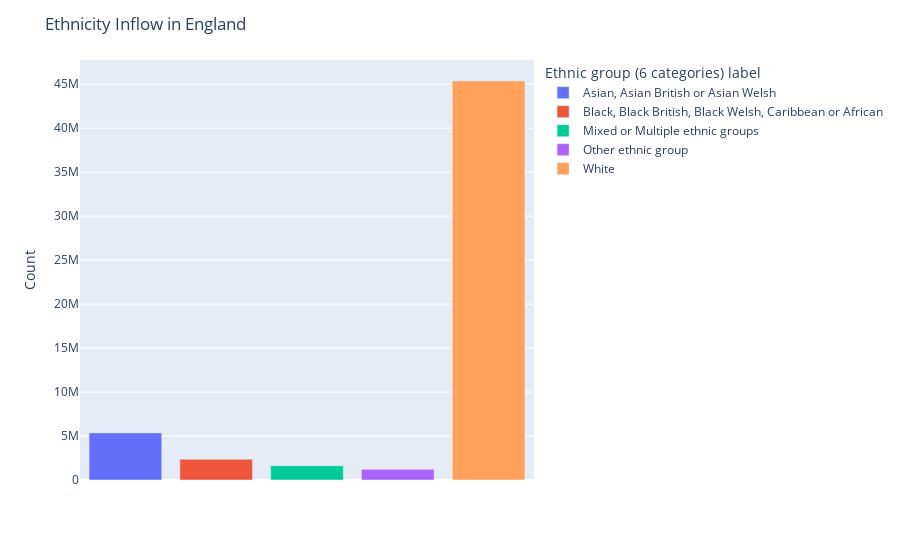
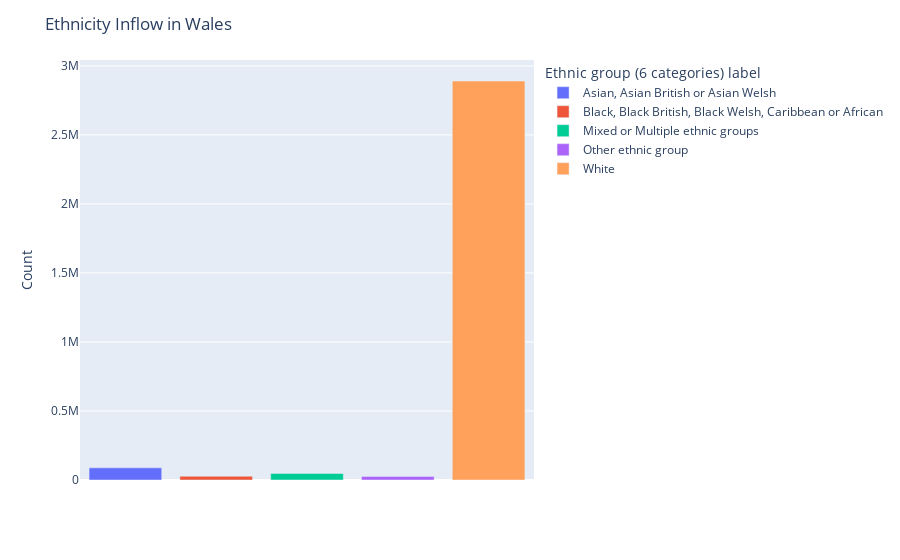

The code cell stored with these charts, in order, in its notebook:
### Code cell
#groupby ethnicity and count
eth_catergory = mig_ctry_in_df.groupby(['Countries label', 'Ethnic group (6 categories) label'])['Count'].sum().reset_index()
# eth_catergory

# Get unique countries
unique_countries = eth_catergory['Countries label'].unique()

# Create a graph for each country
for country in unique_countries:
    country_data = eth_catergory[eth_catergory['Countries label'] == country]

    # Create a bar graph for the current country with colors based on migration categories
    fig = px.bar(country_data, x='Ethnic group (6 categories) label', y='Count',
                 labels={'Count': 'Ethnicity Count'}, color='Ethnic group (6 categories) label')

    fig.update_layout(
        title=f'Ethnicity Inflow in {country}',
        xaxis_title='',
        yaxis_title='Count',
    )

    # Remove the x-axis tick labels
    fig.update_xaxes(showticklabels=False)

    # Show the plot for the current country
    fig.show()

### Figure 1 — Plotly figure (JSON) as saved in the notebook; plotly's stock layout.template omitted (floating-point values rounded to 4 significant figures)
{"data": [{"alignmentgroup": "True", "hovertemplate": "Ethnic group (6 categories) label=%{x}<br>Ethnicity Count=%{y}<extra></extra>", "legendgroup": "Asian, Asian British or Asian Welsh", "marker": {"color": "#636efa", "pattern": {"shape": ""}}, "name": "Asian, Asian British or Asian Welsh", "offsetgroup": "Asian, Asian British or Asian Welsh", "orientation": "v", "showlegend": true, "textposition": "auto", "type": "bar", "x": ["Asian, Asian British or Asian Welsh"], "xaxis": "x", "y": [5355968], "yaxis": "y"}, {"alignmentgroup": "True", "hovertemplate": "Ethnic group (6 categories) label=%{x}<br>Ethnicity Count=%{y}<extra></extra>", "legendgroup": "Black, Black British, Black Welsh, Caribbean or African", "marker": {"color": "#EF553B", "pattern": {"shape": ""}}, "name": "Black, Black British, Black Welsh, Caribbean or African", "offsetgroup": "Black, Black British, Black Welsh, Caribbean or African", "orientation": "v", "showlegend": true, "textposition": "auto", "type": "bar", "x": ["Black, Black British, Black Welsh, Caribbean or African"], "xaxis": "x", "y": [2353113], "yaxis": "y"}, {"alignmentgroup": "True", "hovertemplate": "Ethnic group (6 categories) label=%{x}<br>Ethnicity Count=%{y}<extra></extra>", "legendgroup": "Mixed or Multiple ethnic groups", "marker": {"color": "#00cc96", "pattern": {"shape": ""}}, "name": "Mixed or Multiple ethnic groups", "offsetgroup": "Mixed or Multiple ethnic groups", "orientation": "v", "showlegend": true, "textposition": "auto", "type": "bar", "x": ["Mixed or Multiple ethnic groups"], "xaxis": "x", "y": [1621390], "yaxis": "y"}, {"alignmentgroup": "True", "hovertemplate": "Ethnic group (6 categories) label=%{x}<br>Ethnicity Count=%{y}<extra></extra>", "legendgroup": "Other ethnic group", "marker": {"color": "#ab63fa", "pattern": {"shape": ""}}, "name": "Other ethnic group", "offsetgroup": "Other ethnic group", "orientation": "v", "showlegend": true, "textposition": "auto", "type": "bar", "x": ["Other ethnic group"], "xaxis": "x", "y": [1214538], "yaxis": "y"}, {"alignmentgroup": "True", "hovertemplate": "Ethnic group (6 categories) label=%{x}<br>Ethnicity Count=%{y}<extra></extra>", "legendgroup": "White", "marker": {"color": "#FFA15A", "pattern": {"shape": ""}}, "name": "White", "offsetgroup": "White", "orientation": "v", "showlegend": true, "textposition": "auto", "type": "bar", "x": ["White"], "xaxis": "x", "y": [45366048], "yaxis": "y"}], "layout": {"barmode": "relative", "legend": {"title": {"text": "Ethnic group (6 categories) label"}, "tracegroupgap": 0}, "margin": {"t": 60}, "title": {"text": "Ethnicity Inflow in England"}, "xaxis": {"anchor": "y", "categoryarray": ["Asian, Asian British or Asian Welsh", "Black, Black British, Black Welsh, Caribbean or African", "Mixed or Multiple ethnic groups", "Other ethnic group", "White"], "categoryorder": "array", "domain": [0, 1], "showticklabels": false, "title": {"text": ""}}, "yaxis": {"anchor": "x", "domain": [0, 1], "title": {"text": "Count"}}}}

### Figure 2 — Plotly figure (JSON) as saved in the notebook; plotly's stock layout.template omitted (floating-point values rounded to 4 significant figures)
{"data": [{"alignmentgroup": "True", "hovertemplate": "Ethnic group (6 categories) label=%{x}<br>Ethnicity Count=%{y}<extra></extra>", "legendgroup": "Asian, Asian British or Asian Welsh", "marker": {"color": "#636efa", "pattern": {"shape": ""}}, "name": "Asian, Asian British or Asian Welsh", "offsetgroup": "Asian, Asian British or Asian Welsh", "orientation": "v", "showlegend": true, "textposition": "auto", "type": "bar", "x": ["Asian, Asian British or Asian Welsh"], "xaxis": "x", "y": [88129], "yaxis": "y"}, {"alignmentgroup": "True", "hovertemplate": "Ethnic group (6 categories) label=%{x}<br>Ethnicity Count=%{y}<extra></extra>", "legendgroup": "Black, Black British, Black Welsh, Caribbean or African", "marker": {"color": "#EF553B", "pattern": {"shape": ""}}, "name": "Black, Black British, Black Welsh, Caribbean or African", "offsetgroup": "Black, Black British, Black Welsh, Caribbean or African", "orientation": "v", "showlegend": true, "textposition": "auto", "type": "bar", "x": ["Black, Black British, Black Welsh, Caribbean or African"], "xaxis": "x", "y": [27175], "yaxis": "y"}, {"alignmentgroup": "True", "hovertemplate": "Ethnic group (6 categories) label=%{x}<br>Ethnicity Count=%{y}<extra></extra>", "legendgroup": "Mixed or Multiple ethnic groups", "marker": {"color": "#00cc96", "pattern": {"shape": ""}}, "name": "Mixed or Multiple ethnic groups", "offsetgroup": "Mixed or Multiple ethnic groups", "orientation": "v", "showlegend": true, "textposition": "auto", "type": "bar", "x": ["Mixed or Multiple ethnic groups"], "xaxis": "x", "y": [47442], "yaxis": "y"}, {"alignmentgroup": "True", "hovertemplate": "Ethnic group (6 categories) label=%{x}<br>Ethnicity Count=%{y}<extra></extra>", "legendgroup": "Other ethnic group", "marker": {"color": "#ab63fa", "pattern": {"shape": ""}}, "name": "Other ethnic group", "offsetgroup": "Other ethnic group", "orientation": "v", "showlegend": true, "textposition": "auto", "type": "bar", "x": ["Other ethnic group"], "xaxis": "x", "y": [26063], "yaxis": "y"}, {"alignmentgroup": "True", "hovertemplate": "Ethnic group (6 categories) label=%{x}<br>Ethnicity Count=%{y}<extra></extra>", "legendgroup": "White", "marker": {"color": "#FFA15A", "pattern": {"shape": ""}}, "name": "White", "offsetgroup": "White", "orientation": "v", "showlegend": true, "textposition": "auto", "type": "bar", "x": ["White"], "xaxis": "x", "y": [2890354], "yaxis": "y"}], "layout": {"barmode": "relative", "legend": {"title": {"text": "Ethnic group (6 categories) label"}, "tracegroupgap": 0}, "margin": {"t": 60}, "title": {"text": "Ethnicity Inflow in Wales"}, "xaxis": {"anchor": "y", "categoryarray": ["Asian, Asian British or Asian Welsh", "Black, Black British, Black Welsh, Caribbean or African", "Mixed or Multiple ethnic groups", "Other ethnic group", "White"], "categoryorder": "array", "domain": [0, 1], "showticklabels": false, "title": {"text": ""}}, "yaxis": {"anchor": "x", "domain": [0, 1], "title": {"text": "Count"}}}}
